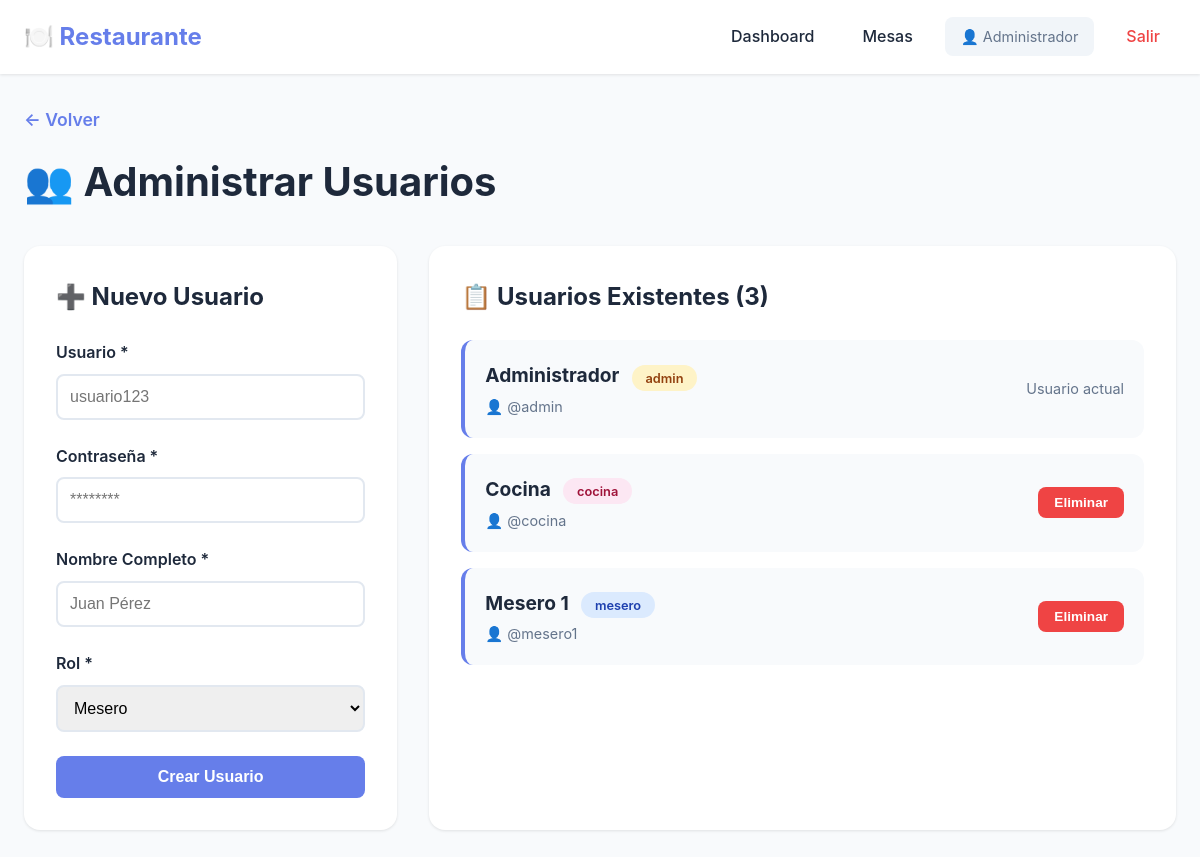
/administrar_usuarios (signed in), run on an earlier commit of the app's database.
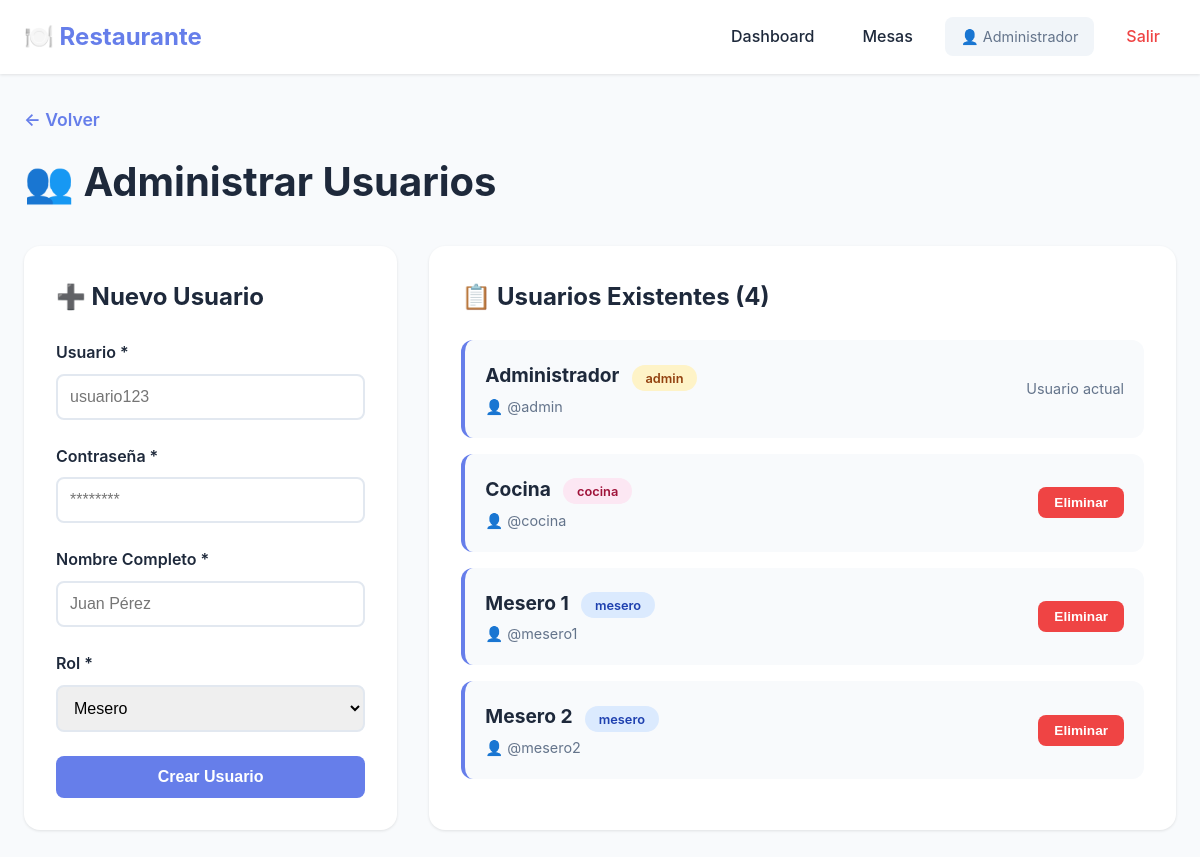
And on a later commit of the database.
### app.py (models this page shows, shortened)
class Usuario(UserMixin, db.Model):
    id = db.Column(db.Integer, primary_key=True)
    username = db.Column(db.String(80), unique=True, nullable=False)
    password_hash = db.Column(db.String(200), nullable=False)
    nombre = db.Column(db.String(100), nullable=False)
    rol = db.Column(db.String(20), default='mesero')  # mesero, cocina, admin

### app.py (the view, shortened to what this page needs)
@app.route("/administrar_usuarios", methods=["GET", "POST"])
@login_required
def administrar_usuarios():
    if current_user.rol != 'admin':
        flash('Solo los administradores pueden gestionar usuarios', 'error')
        return redirect(url_for('dashboard'))
    usuarios = Usuario.query.order_by(Usuario.nombre).all()
    return render_template("administrar_usuarios.html", usuarios=usuarios)

### app.py (called while the page is built)
@login_manager.user_loader
def load_user(user_id):
    return Usuario.query.get(int(user_id))

### templates/administrar_usuarios.html (shortened to what this page needs)
<!DOCTYPE html>
<html lang="es">
<head>
</head>
<body>
    <nav class="navbar">
        <div class="nav-container">
            <div class="nav-brand">🍽️ Restaurante</div>
            <div class="nav-menu">
                <a href="{{ url_for('dashboard') }}" class="nav-link">Dashboard</a>
                <a href="{{ url_for('administrar_mesas') }}" class="nav-link">Mesas</a>
                <span class="nav-user">👤 {{ current_user.nombre }}</span>
                <a href="{{ url_for('logout') }}" class="nav-link nav-logout">Salir</a>
            </div>
        </div>
    </nav>
    <div class="container">
        <div class="page-header">
            <a href="{{ url_for('dashboard') }}" class="btn-back">← Volver</a>
            <h1>👥 Administrar Usuarios</h1>
        </div>
        <div class="admin-grid">
            <div class="card">
                <h2>➕ Nuevo Usuario</h2>
                <form method="POST">
                    <div class="form-group">
                        <label for="username">Usuario *</label>
                        <input type="text" id="username" name="username" required placeholder="usuario123">
                    </div>
                    <div class="form-group">
                        <label for="password">Contraseña *</label>
                        <input type="password" id="password" name="password" required placeholder="********">
                    </div>
                    <div class="form-group">
                        <label for="nombre">Nombre Completo *</label>
                        <input type="text" id="nombre" name="nombre" required placeholder="Juan Pérez">
                    </div>
                    <div class="form-group">
                        <label for="rol">Rol *</label>
                        <select id="rol" name="rol" required>
                            <option value="mesero">Mesero</option>
                        </select>
                    </div>
                    <button type="submit" class="btn btn-primary">Crear Usuario</button>
                </form>
            </div>
            <div class="card">
                <h2>📋 Usuarios Existentes ({{ usuarios|length }})</h2>
                {% if usuarios %}
                <div class="usuarios-list">
                    {% for usuario in usuarios %}
                    <div class="usuario-item">
                        <div class="usuario-info">
                            <h3>
                                {{ usuario.nombre }}
                                <span class="badge badge-{{ usuario.rol }}">{{ usuario.rol }}</span>
                            </h3>
                            <p>👤 @{{ usuario.username }}</p>
                        </div>
                        {% if usuario.id != current_user.id %}
                        <div>
                            <form method="POST" action="{{ url_for('eliminar_usuario', user_id=usuario.id) }}" style="display: inline;">
                                <button type="submit" class="btn btn-danger btn-sm"
                                        onclick="return confirm('¿Eliminar a {{ usuario.nombre }}?')">
                                    Eliminar
                                </button>
                            </form>
                        </div>
                        {% else %}
                        <div>
                            <span style="color: #64748b; font-size: 0.9rem;">Usuario actual</span>
                        </div>
                        {% endif %}
                    </div>
                    {% endfor %}
                </div>
                {% else %}
                <p style="text-align: center; color: #64748b; padding: 2rem;">No hay usuarios creados</p>
                {% endif %}
            </div>
        </div>
    </div>
</body>
</html>

What changed in the data, as far as the page shows it:
added Usuario: nombre "Mesero 2", rol "mesero", username "mesero2"
Also different on the page:
{{ usuarios|length }}: "3" → "4"
